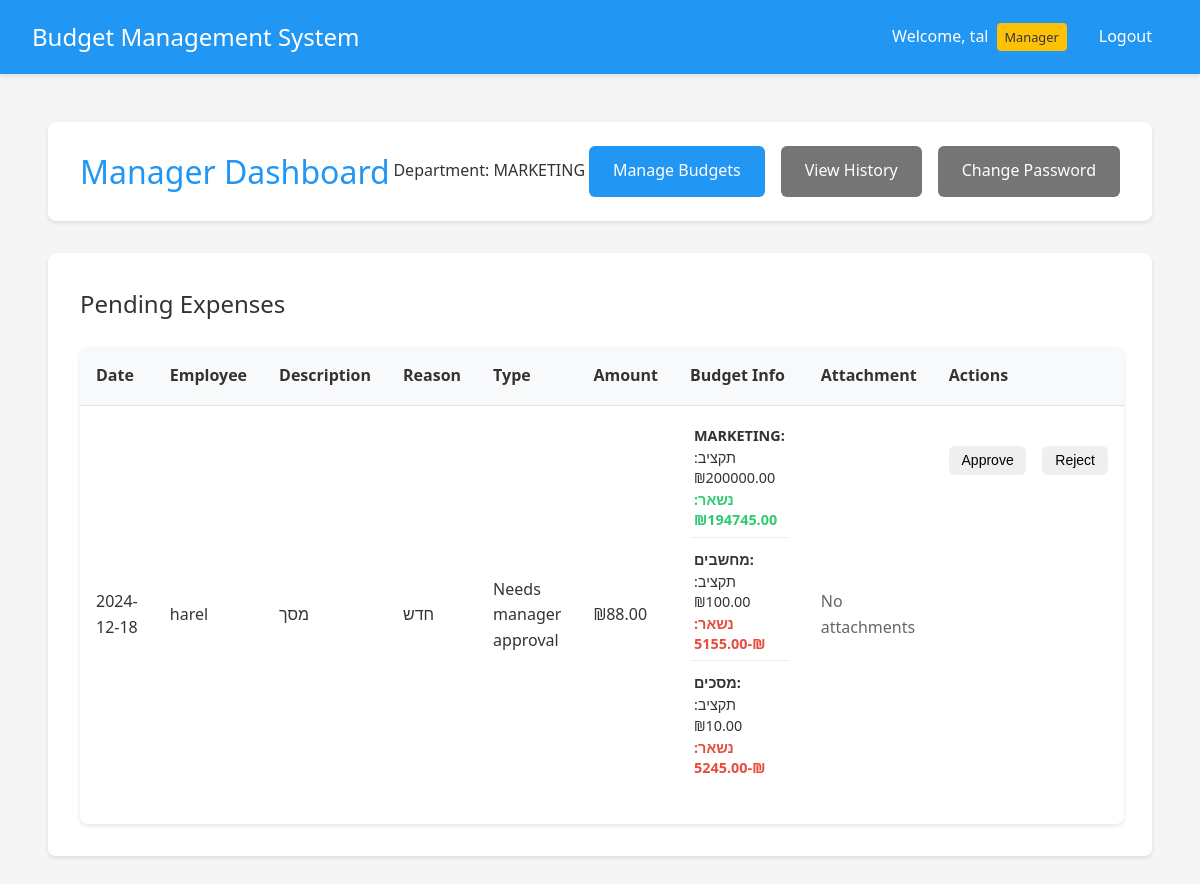
Page /manager/dashboard (signed in) on the committed database.
### app.py (models this page shows, shortened)
class User(UserMixin, db.Model):
    __tablename__ = 'user'
    id = db.Column(db.Integer, primary_key=True)
    username = db.Column(db.String(80), unique=True, nullable=False)
    password = db.Column(db.String(120), nullable=False)
    is_manager = db.Column(db.Boolean, default=False)
    is_admin = db.Column(db.Boolean, default=False)
    department_id = db.Column(db.Integer, db.ForeignKey('department.id'))
    status = db.Column(db.String(20), default='active')  # active, inactive, pending
    submitted_expenses = db.relationship('Expense',
                                       primaryjoin='User.id==Expense.user_id',
                                       backref='submitter',
                                       lazy=True)
    handled_expenses = db.relationship('Expense',
                                     primaryjoin='User.id==Expense.manager_id',
                                     backref='handler',
                                     lazy=True)

class Department(db.Model):
    __tablename__ = 'department'
    id = db.Column(db.Integer, primary_key=True)
    name = db.Column(db.String(100), nullable=False)
    budget = db.Column(db.Float, default=0.0)
    users = db.relationship('User', backref='department', lazy=True)
    categories = db.relationship('Category', backref='department', lazy=True)

class Expense(db.Model):
    __tablename__ = 'expense'
    id = db.Column(db.Integer, primary_key=True)
    amount = db.Column(db.Float, nullable=False)
    description = db.Column(db.String(200))
    reason = db.Column(db.String(500))
    type = db.Column(db.String(50), nullable=False, default='needs_approval')  # New field
    date = db.Column(db.DateTime, nullable=False, default=datetime.utcnow)
    status = db.Column(db.String(20), default='pending')
    user_id = db.Column(db.Integer, db.ForeignKey('user.id'), nullable=False)
    subcategory_id = db.Column(db.Integer, db.ForeignKey('subcategory.id'), nullable=False)
    quote_filename = db.Column(db.String(255))
    invoice_filename = db.Column(db.String(255))
    receipt_filename = db.Column(db.String(255))
    manager_id = db.Column(db.Integer, db.ForeignKey('user.id'), nullable=True)
    handled_at = db.Column(db.DateTime, nullable=True)

### app.py (the view)
@app.route('/manager/dashboard')
@login_required
def manager_dashboard():
    if not current_user.is_manager:
        return redirect(url_for('employee_dashboard'))
    dept_expenses = db.session.query(
        Department.id,
        db.func.sum(Expense.amount).label('total_expenses')
    ).join(
        Category, Department.id == Category.department_id
    ).join(
        Subcategory, Category.id == Subcategory.category_id
    ).join(
        Expense, Subcategory.id == Expense.subcategory_id
    ).filter(
        Expense.status == 'approved'
    ).group_by(Department.id).subquery()
    cat_expenses = db.session.query(
        Category.id,
        db.func.sum(Expense.amount).label('total_expenses')
    ).join(
        Subcategory, Category.id == Subcategory.category_id
    ).join(
        Expense, Subcategory.id == Expense.subcategory_id
    ).filter(
        Expense.status == 'approved'
    ).group_by(Category.id).subquery()
    subcat_expenses = db.session.query(
        Subcategory.id,
        db.func.sum(Expense.amount).label('total_expenses')
    ).join(
        Expense, Subcategory.id == Expense.subcategory_id
    ).filter(
        Expense.status == 'approved'
    ).group_by(Subcategory.id).subquery()
    if current_user.username == 'admin':
        pending_expenses = Expense.query.join(User, Expense.user_id == User.id)\
            .join(Subcategory, Expense.subcategory_id == Subcategory.id)\
            .join(Category, Subcategory.category_id == Category.id)\
            .join(Department, Category.department_id == Department.id)\
            .outerjoin(dept_expenses, Department.id == dept_expenses.c.id)\
            .outerjoin(cat_expenses, Category.id == cat_expenses.c.id)\
            .outerjoin(subcat_expenses, Subcategory.id == subcat_expenses.c.id)\
            .filter(Expense.status == 'pending')\
            .add_columns(
                Department.name.label('department_name'),
                Department.budget.label('department_budget'),
                (Department.budget - db.func.coalesce(dept_expenses.c.total_expenses, 0)).label('department_remaining'),
                Category.name.label('category_name'),
                Category.budget.label('category_budget'),
                (Category.budget - db.func.coalesce(cat_expenses.c.total_expenses, 0)).label('category_remaining'),
                Subcategory.name.label('subcategory_name'),
                Subcategory.budget.label('subcategory_budget'),
                (Subcategory.budget - db.func.coalesce(subcat_expenses.c.total_expenses, 0)).label('subcategory_remaining')
            ).all()
    else:
        pending_expenses = Expense.query.join(User, Expense.user_id == User.id)\
            .join(Subcategory, Expense.subcategory_id == Subcategory.id)\
            .join(Category, Subcategory.category_id == Category.id)\
            .join(Department, Category.department_id == Department.id)\
            .outerjoin(dept_expenses, Department.id == dept_expenses.c.id)\
            .outerjoin(cat_expenses, Category.id == cat_expenses.c.id)\
            .outerjoin(subcat_expenses, Subcategory.id == subcat_expenses.c.id)\
            .filter(
                Expense.status == 'pending',
                User.department_id == current_user.department_id
            )\
            .add_columns(
                Department.name.label('department_name'),
                Department.budget.label('department_budget'),
                (Department.budget - db.func.coalesce(dept_expenses.c.total_expenses, 0)).label('department_remaining'),
                Category.name.label('category_name'),
                Category.budget.label('category_budget'),
                (Category.budget - db.func.coalesce(cat_expenses.c.total_expenses, 0)).label('category_remaining'),
                Subcategory.name.label('subcategory_name'),
                Subcategory.budget.label('subcategory_budget'),
                (Subcategory.budget - db.func.coalesce(subcat_expenses.c.total_expenses, 0)).label('subcategory_remaining')
            ).all()
    return render_template('manager_dashboard.html', expenses=pending_expenses)

### app.py (called while the page is built)
@login_manager.user_loader
def load_user(user_id):
    return User.query.get(int(user_id))

@app.template_filter('format_expense_type')
def format_expense_type(value):
    types = {
        'future_approval': 'Approval for future purchase',
        'auto_approved': 'Automatically approved expense',
        'needs_approval': 'Needs manager approval',
        'pre_approved': 'Pre-approved by manager'
    }
    return types.get(value, value)

### templates/manager_dashboard.html (shortened to what this page needs)
{% extends "base.html" %}
{% block content %}
<div class="container">
    <header class="dashboard-header">
        <h1>Manager Dashboard</h1>
        <div class="user-info">
            <p>Department: {{ current_user.department.name if current_user.department else 'No Department' }}</p>
        </div>
        <div class="header-actions">
            <a href="{{ url_for('manage_departments') }}" class="button primary">Manage Budgets</a>
            <a href="{{ url_for('expense_history') }}" class="button secondary">View History</a>
            <a href="{{ url_for('change_password') }}" class="button secondary">Change Password</a>
        </div>
    </header>
    <div class="card">
        <h2>Pending Expenses</h2>
        <div class="table-responsive">
            <table>
                <thead>
                    <tr>
                        <th>Date</th>
                        <th>Employee</th>
                        <th>Description</th>
                        <th>Reason</th>
                        <th>Type</th>
                        <th>Amount</th>
                        <th>Budget Info</th>
                        <th>Attachment</th>
                        <th>Actions</th>
                    </tr>
                </thead>
                <tbody>
                    {% for expense, dept_name, dept_budget, dept_remaining, cat_name, cat_budget, cat_remaining, subcat_name, subcat_budget, subcat_remaining in expenses %}
                    <tr>
                        <td>{{ expense.date.strftime('%Y-%m-%d') }}</td>
                        <td>{{ expense.submitter.username }}</td>
                        <td>{{ expense.description }}</td>
                        <td>{{ expense.reason }}</td>
                        <td>{{ expense.type|format_expense_type }}</td>
                        <td>₪{{ "%.2f"|format(expense.amount) }}</td>
                        <td>
                            <div class="budget-info">
                                <div class="budget-row">
                                    <div><strong>{{ dept_name }}:</strong></div>
                                    <div>תקציב: ₪{{ "%.2f"|format(dept_budget) }}</div>
                                    <div class="remaining {% if dept_remaining < expense.amount %}warning{% endif %}">
                                        נשאר: ₪{{ "%.2f"|format(dept_remaining) }}
                                    </div>
                                </div>
                                <div class="budget-row">
                                    <div><strong>{{ cat_name }}:</strong></div>
                                    <div>תקציב: ₪{{ "%.2f"|format(cat_budget) }}</div>
                                    <div class="remaining {% if cat_remaining < expense.amount %}warning{% endif %}">
                                        נשאר: ₪{{ "%.2f"|format(cat_remaining) }}
                                    </div>
                                </div>
                                <div class="budget-row">
                                    <div><strong>{{ subcat_name }}:</strong></div>
                                    <div>תקציב: ₪{{ "%.2f"|format(subcat_budget) }}</div>
                                    <div class="remaining {% if subcat_remaining < expense.amount %}warning{% endif %}">
                                        נשאר: ₪{{ "%.2f"|format(subcat_remaining) }}
                                    </div>
                                </div>
                            </div>
                        </td>
                        <td>
                            {% if not expense.quote_filename and not expense.invoice_filename and not expense.receipt_filename %}
                                <span class="text-muted">No attachments</span>
                            {% endif %}
                        </td>
                        <td class="actions">
                            <form action="{{ url_for('handle_expense', expense_id=expense.id, action='approve') }}" method="post" class="inline-form">
                                <button type="submit" class="button success small">Approve</button>
                            </form>
                            <form action="{{ url_for('handle_expense', expense_id=expense.id, action='reject') }}" method="post" class="inline-form">
                                <button type="submit" class="button danger small">Reject</button>
                            </form>
                        </td>
                    </tr>
                    {% endfor %}
                </tbody>
            </table>
        </div>
    </div>
</div>
{% endblock %}

### templates/base.html (shortened to what this page needs)
<!DOCTYPE html>
<html lang="en">
<head>
    <link rel="stylesheet" href="{{ url_for('static', filename='style.css') }}">
</head>
<body>
    <nav class="navbar">
        <div class="nav-brand">Budget Management System</div>
        <div class="nav-items">
            {% if current_user.is_authenticated %}
                <span class="user-info">
                    Welcome, {{ current_user.username }}
                    {% if current_user.is_manager %}
                        <span class="badge">Manager</span>
                    {% endif %}
                </span>
                <a href="{{ url_for('logout') }}" class="nav-link">Logout</a>
            {% else %}
                <a href="{{ url_for('login') }}" class="nav-link">Login</a>
            {% endif %}
        </div>
    </nav>
    <div class="content">
        {% block content %}{% endblock %}
    </div>
</body>
</html>

### static/style.css (style rules this page uses)
:root { --primary-color: #2196F3; --secondary-color: #FFC107; --success-color: #4CAF50; --danger-color: #f44336; --text-color: #333; --bg-color: #f5f5f5; --card-bg: #ffffff; --background-light: #f8f9fa; }
* { margin: 0; padding: 0; box-sizing: border-box; transition: all 0.3s ease; }
body { font-family: 'Segoe UI', Roboto, Arial, sans-serif; background-color: var(--bg-color); color: var(--text-color); line-height: 1.6; }
.container { max-width: 1200px; margin: 0 auto; padding: 1rem; }
header { background-color: var(--card-bg); padding: 1rem 2rem; box-shadow: 0 2px 4px rgba(0,0,0,0.1); margin-bottom: 2rem; border-radius: 8px; display: flex; justify-content: space-between; align-items: center; }
.dashboard-header { background-color: var(--card-bg); padding: 1.5rem 2rem; box-shadow: 0 2px 4px rgba(0,0,0,0.1); margin-bottom: 2rem; border-radius: 8px; display: flex; justify-content: space-between; align-items: center; }
.dashboard-header h1 { margin: 0; color: var(--primary-color); }
h1 { color: var(--primary-color); font-weight: 500; margin-bottom: 1.5rem; }
h2 { color: var(--text-color); font-weight: 500; margin-bottom: 1rem; }
.card { background-color: var(--card-bg); border-radius: 8px; box-shadow: 0 2px 4px rgba(0,0,0,0.1); padding: 2rem; margin-bottom: 2rem; }
.button, button { display: inline-flex; align-items: center; justify-content: center; padding: 0.8rem 1.5rem; border: none; border-radius: 6px; font-size: 1rem; font-weight: 500; cursor: pointer; text-decoration: none; transition: transform 0.2s ease, box-shadow 0.2s ease; }
.button.primary { background-color: var(--primary-color); color: white; }
.button.secondary { background-color: #757575; color: white; }
table { width: 100%; border-collapse: separate; border-spacing: 0; margin-top: 1.5rem; background-color: var(--card-bg); border-radius: 8px; overflow: hidden; box-shadow: 0 2px 4px rgba(0,0,0,0.1); }
th, td { padding: 1rem; text-align: left; border-bottom: 1px solid #e0e0e0; }
th { background-color: #f8f9fa; font-weight: 600; color: var(--text-color); }
tr:last-child td { border-bottom: none; }
.actions { margin: 1.5rem 0; display: flex; gap: 1rem; }
.text-muted { color: #666; }
.button.small { padding: 0.4rem 0.8rem; font-size: 0.875rem; }
.header-actions { display: flex; gap: 1rem; align-items: center; }
.budget-info { margin-bottom: 1.5rem; }
.navbar { background-color: var(--primary-color); padding: 1rem 2rem; color: white; display: flex; justify-content: space-between; align-items: center; box-shadow: 0 2px 4px rgba(0,0,0,0.1); }
.nav-brand { font-size: 1.5rem; font-weight: 500; }
.nav-items { display: flex; align-items: center; gap: 1rem; }
.user-info { display: flex; align-items: center; gap: 0.5rem; }
.badge { background-color: var(--secondary-color); color: var(--text-color); padding: 0.25rem 0.5rem; border-radius: 4px; font-size: 0.8rem; font-weight: 500; }
.nav-link { color: white; text-decoration: none; padding: 0.5rem 1rem; border-radius: 4px; transition: background-color 0.3s; }
.content { padding: 2rem; }

### templates/manager_dashboard.html (style rules this page uses)
.budget-info { font-size: 0.9em; line-height: 1.4; }
.budget-row { margin-bottom: 8px; padding: 4px; border-bottom: 1px solid #eee; }
.budget-row:last-child { border-bottom: none; }
.budget-row div { margin-bottom: 2px; }
.remaining { font-weight: bold; color: #2ecc71; }
.remaining.warning { color: #e74c3c; }

### rows in the picture
User: username "tal"
Department: department "MARKETING"
Expense: date "2024-12-18", submitter.username "harel", description "מסך", reason "חדש", type "Needs manager approval", amount "88.00", dept_name "MARKETING", dept_budget "200000.00", dept_remaining "194745.00", cat_name "מחשבים", cat_budget "100.00", cat_remaining "-5155.00", subcat_name "מסכים", subcat_budget "10.00", subcat_remaining "-5245.00", shows "No attachments"
